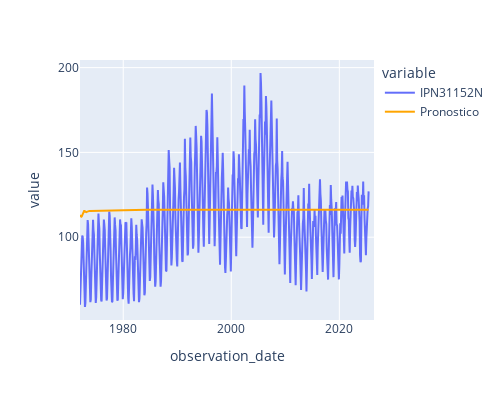

The code cell stored with this chart in its notebook:
### Code cell
fig = px.line(df)
fig2 = px.line(df_pronostico)
fig2.update_traces(line=dict(color = 'orange'))
fig.add_trace(fig2.data[0])
fig.update_layout(width = 500, height = 400,
                 xaxis_range = ['1972-01-01','2026-06-01'])
fig.show()

### Figure 1 — Plotly figure (JSON) as saved in the notebook; plotly's stock layout.template omitted (floating-point values rounded to 4 significant figures; data arrays with more than 128 entries replaced by an {"elided": "..."} marker saying what was removed)
{"data": [{"hovertemplate": "variable=IPN31152N<br>observation_date=%{x}<br>value=%{y}<extra></extra>", "legendgroup": "IPN31152N", "line": {"color": "#636efa", "dash": "solid"}, "marker": {"symbol": "circle"}, "mode": "lines", "name": "IPN31152N", "orientation": "v", "showlegend": true, "type": "scatter", "x": {"elided": "642 str values"}, "xaxis": "x", "y": {"elided": "642 float values"}, "yaxis": "y"}, {"hovertemplate": "variable=Pronostico<br>index=%{x}<br>value=%{y}<extra></extra>", "legendgroup": "Pronostico", "line": {"color": "orange", "dash": "solid"}, "marker": {"symbol": "circle"}, "mode": "lines", "name": "Pronostico", "orientation": "v", "showlegend": true, "type": "scatter", "x": {"elided": "642 str values"}, "xaxis": "x", "y": {"elided": "642 float values"}, "yaxis": "y"}], "layout": {"height": 400, "legend": {"title": {"text": "variable"}, "tracegroupgap": 0}, "margin": {"t": 60}, "width": 500, "xaxis": {"anchor": "y", "domain": [0, 1], "range": ["1972-01-01", "2026-06-01"], "title": {"text": "observation_date"}}, "yaxis": {"anchor": "x", "domain": [0, 1], "title": {"text": "value"}}}}
